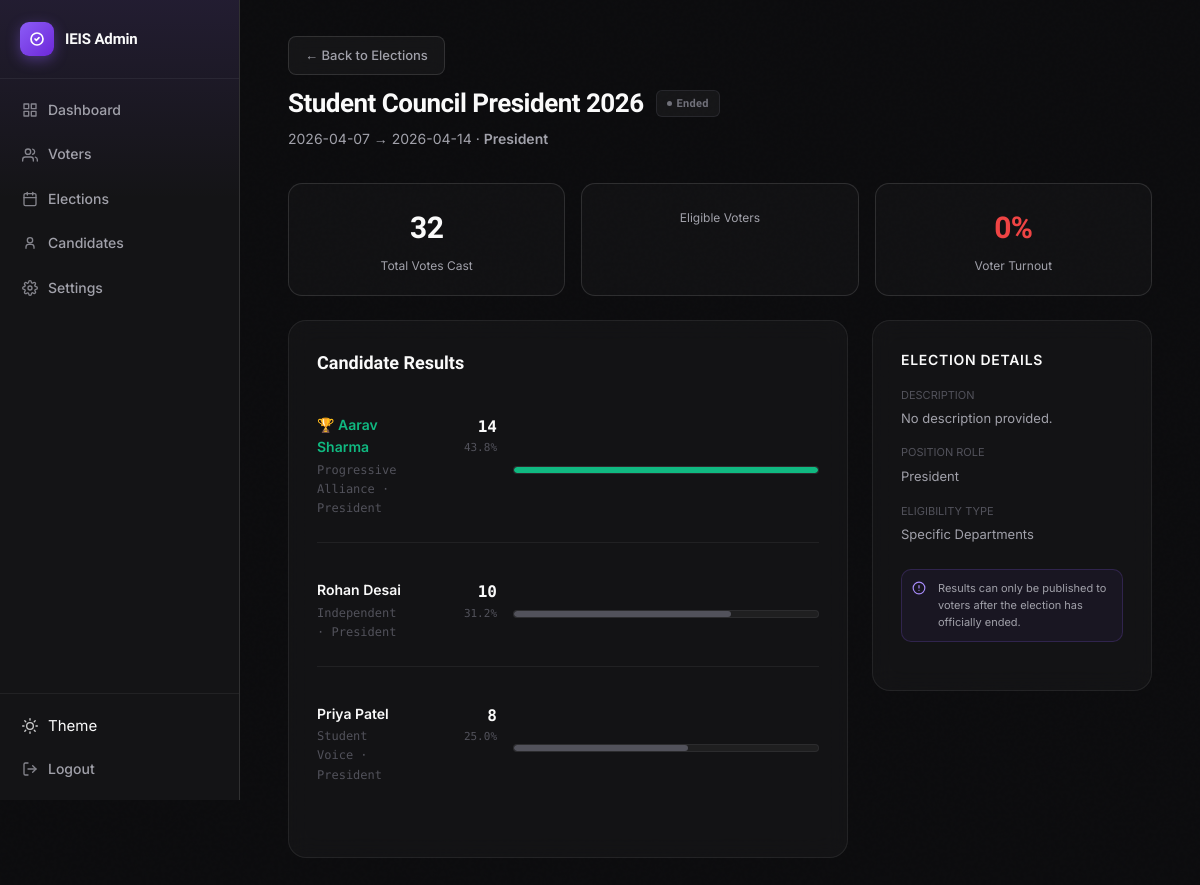
/admin/elections/1/results (signed in), run on the app's committed database.
### tables this page shows
CREATE TABLE elections (
            election_id    INTEGER PRIMARY KEY AUTOINCREMENT,
            election_title TEXT NOT NULL,
            start_date     TEXT NOT NULL,
            end_date       TEXT NOT NULL,
            roll_start     TEXT NOT NULL,
            roll_end       TEXT NOT NULL
        , description TEXT DEFAULT '', position_role TEXT DEFAULT '', eligible_type TEXT DEFAULT 'department', results_published INTEGER DEFAULT 0);

CREATE TABLE candidates (
            candidate_id   INTEGER PRIMARY KEY AUTOINCREMENT,
            election_id    INTEGER NOT NULL REFERENCES elections(election_id),
            candidate_name TEXT NOT NULL,
            position       TEXT NOT NULL,
            party_name     TEXT,
            symbol_path    TEXT
        , description TEXT DEFAULT '');

### app.py (the view)
@app.route('/admin/elections/<int:election_id>/results')
@admin_required
def election_results(election_id):
    db = get_db()
    election = db.execute(
        "SELECT * FROM elections WHERE election_id=?", (election_id,)
    ).fetchone()
    if not election:
        db.close()
        abort(404)
    candidates = db.execute("""
        SELECT c.candidate_id, c.candidate_name, c.position, c.party_name, c.symbol_path,
               COUNT(v.vote_id) as vote_count
        FROM candidates c
        LEFT JOIN votes v ON c.candidate_id=v.candidate_id AND v.election_id=c.election_id
        WHERE c.election_id=?
        GROUP BY c.candidate_id
        ORDER BY vote_count DESC
    """, (election_id,)).fetchall()
    total_votes = db.execute(
        "SELECT COUNT(*) FROM votes WHERE election_id=?", (election_id,)
    ).fetchone()[0]
    max_votes = candidates[0]['vote_count'] if candidates else 0
    db.close()
    candidates_list = []
    for c in candidates:
        bar_pct  = round((c['vote_count'] / max_votes * 100), 1) if max_votes > 0 else 0
        vote_pct = round((c['vote_count'] / total_votes * 100), 1) if total_votes > 0 else 0
        candidates_list.append({
            'candidate_id':   c['candidate_id'],
            'candidate_name': c['candidate_name'],
            'position':       c['position'],
            'party_name':     c['party_name'],
            'symbol_path':    c['symbol_path'],
            'vote_count':     c['vote_count'],
            'bar_pct':        bar_pct,
            'vote_pct':       vote_pct,
        })
    return render_template('admin/election_results.html',
        election=election,
        candidates=candidates_list,
        total_votes=total_votes,
        turnout_pct=0,
        status=election_status(election['start_date'], election['end_date'])
    )

### app.py (called while the page is built)
def election_status(start_date_str, end_date_str):
    today = date.today()
    start = datetime.strptime(start_date_str, '%Y-%m-%d').date()
    end   = datetime.strptime(end_date_str,   '%Y-%m-%d').date()
    if today < start:
        return 'upcoming'
    elif start <= today <= end:
        return 'active'
    else:
        return 'ended'

def admin_required(f):
    @wraps(f)
    def decorated(*args, **kwargs):
        if not session.get('admin_logged_in'):
            return redirect(url_for('admin_login'))
        return f(*args, **kwargs)
    return decorated

### database.py (called while the page is built)
def get_db():
    if USE_POSTGRES and PSYCOPG2_AVAILABLE:
        conn = psycopg2.connect(DATABASE_URL, cursor_factory=DictCursor)
        return PostgresConnectionWrapper(conn)
    else:
        conn = sqlite3.connect(DB_PATH)
        conn.row_factory = sqlite3.Row
        conn.execute("PRAGMA foreign_keys = ON")
        return conn

### templates/admin/election_results.html (shortened to what this page needs)
{% extends "base_admin.html" %}
{% block content %}
<div class="page-header">
  <div style="display:flex;align-items:center;gap:12px;flex-wrap:wrap;justify-content:space-between;width:100%;">
    <div>
      <a href="{{ url_for('admin_elections') }}" class="btn-ghost btn-sm" style="margin-bottom:8px;">← Back to Elections</a>
      <h1 style="display:flex;align-items:center;gap:12px;">
        {{ election.election_title }}
        {% if election.status == 'active' %}
          <span class="badge badge-active">Active</span>
        {% elif election.status == 'upcoming' %}
          <span class="badge badge-upcoming">Upcoming</span>
        {% else %}
          <span class="badge badge-ended">Ended</span>
        {% endif %}
      </h1>
      <p style="margin-top:4px;">
        {{ election.start_date }} → {{ election.end_date }}
        {% if election.position_role %} · <span style="font-weight:600;color:var(--text-1);">{{ election.position_role }}</span>{% endif %}
      </p>
    </div>
  </div>
</div>
<div class="turnout-grid" style="margin-bottom:24px;">
  <div class="turnout-card">
    <div class="turnout-num">{{ total_votes }}</div>
    <div class="turnout-label">Total Votes Cast</div>
  </div>
  <div class="turnout-card">
    <div class="turnout-label">Eligible Voters</div>
  </div>
  <div class="turnout-card">
    <div class="turnout-num" style="color:{% if turnout_pct >= 60 %}var(--success){% elif turnout_pct >= 30 %}var(--warn){% else %}var(--danger){% endif %};">
      {{ turnout_pct }}%
    </div>
    <div class="turnout-label">Voter Turnout</div>
  </div>
</div>
<div style="display:grid;grid-template-columns:2fr 1fr;gap:24px;align-items:start;">
  <div class="card" style="margin:0;">
    <h2 style="font-family:var(--font-display);font-size:18px;font-weight:700;color:var(--text-0);margin-bottom:20px;">Candidate Results</h2>
    {% if candidates %}
      {% for c in candidates %}
      <div class="results-row" style="margin-bottom:20px;">
        <div class="results-info" style="display:flex;justify-content:space-between;margin-bottom:8px;">
          <div>
            <div class="results-name" style="font-weight:600;color:var(--text-0);{% if loop.first and total_votes > 0 %}color:var(--success);{% endif %}">
              {% if loop.first and total_votes > 0 %}🏆 {% endif %}{{ c.candidate_name }}
            </div>
            <div class="results-party" style="font-size:12px;color:var(--text-2);">{{ c.party_name or 'Independent' }} · {{ c.position }}</div>
          </div>
          <div class="results-votes" style="text-align:right;">
            <div style="font-family:var(--font-mono);font-size:16px;font-weight:700;color:var(--text-0);">{{ c.vote_count }}</div>
            <div style="font-size:11px;color:var(--text-2);">{{ c.vote_pct }}%</div>
          </div>
        </div>
        <div class="results-bar-wrap" style="height:8px;background:rgba(255,255,255,0.05);border-radius:4px;overflow:hidden;">
          <div class="results-bar {% if loop.first and total_votes > 0 %}winner{% endif %}" style="height:100%;background:{% if loop.first and total_votes > 0 %}var(--success){% else %}var(--text-2){% endif %};width:{{ c.bar_pct }}%;transition:width 1s cubic-bezier(0.4, 0, 0.2, 1);"></div>
        </div>
      </div>
      {% endfor %}
    {% else %}
    <div class="empty-state">
      <div class="empty-state-icon">📊</div>
      <div class="empty-state-title">No candidates added</div>
      <p>Add candidates to this election first.</p>
    </div>
    {% endif %}
  </div>
  <div class="card" style="margin:0;">
    <h3 style="font-size:14px;font-weight:600;color:var(--text-0);margin-bottom:16px;text-transform:uppercase;letter-spacing:0.05em;">Election Details</h3>
    <div style="display:flex;flex-direction:column;gap:16px;">
      <div>
        <div style="font-size:11px;color:var(--text-2);text-transform:uppercase;margin-bottom:4px;">Description</div>
        <div style="font-size:13px;color:var(--text-1);line-height:1.5;">{{ election.description or 'No description provided.' }}</div>
      </div>
      <div>
        <div style="font-size:11px;color:var(--text-2);text-transform:uppercase;margin-bottom:4px;">Position Role</div>
        <div style="font-size:13px;color:var(--text-1);">{{ election.position_role or 'Not specified' }}</div>
      </div>
      <div>
        <div style="font-size:11px;color:var(--text-2);text-transform:uppercase;margin-bottom:4px;">Eligibility Type</div>
        <div style="font-size:13px;color:var(--text-1);">
          {% if election.eligible_type == 'department' %}
            Specific Departments
          {% elif election.eligible_type == 'specific' %}
            Specific Roll Numbers
          {% else %}
            All Registered Voters
          {% endif %}
        </div>
      </div>
      {% if election.status != 'ended' %}
      <div class="info-callout" style="padding:10px;margin-top:8px;">
        <svg width="14" height="14" viewBox="0 0 24 24" fill="none" stroke="currentColor" stroke-width="2" stroke-linecap="round" stroke-linejoin="round"><circle cx="12" cy="12" r="10"/><line x1="12" y1="8" x2="12" y2="12"/><line x1="12" y1="16" x2="12.01" y2="16"/></svg>
        <div style="font-size:11px;">Results can only be published to voters after the election has officially ended.</div>
      </div>
      {% endif %}
    </div>
  </div>
</div>
{% endblock %}

### data on the page
elections: election_title "Student Council President 2026", start_date "2026-04-07", end_date "2026-04-14", position_role "President", description "No description provided."
candidates: candidate_name "Aarav Sharma", party_name "Progressive Alliance", position "President", vote_count "14", vote_pct "43.8", {{ c.bar_pct }} 100.0 (drawn)
candidates: candidate_name "Rohan Desai", party_name "Independent", position "President", vote_count "10", vote_pct "31.2", {{ c.bar_pct }} 71.4 (drawn)
candidates: candidate_name "Priya Patel", party_name "Student Voice", position "President", vote_count "8", vote_pct "25.0", {{ c.bar_pct }} 57.1 (drawn)

### other printed values
{{ total_votes }} "32"
{{ turnout_pct }} "0"
